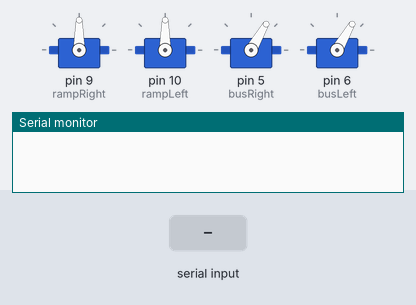
Recording of a sketch running on a simulated Arduino Uno, built with avr-gcc and run on an emulated ATmega328P. On the bench: 4 × servo, the last lines printed to the serial monitor. The inputs (shaded band) are chosen by the test bench.

Above: at 1.2 s.
1.3 s: "1\n" received over Serial
At 2.5 s:
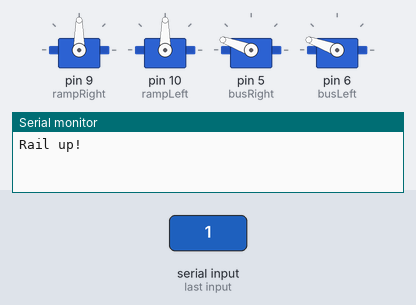
2.8 s: byte 117 ('u') received over Serial
At 4.4 s:
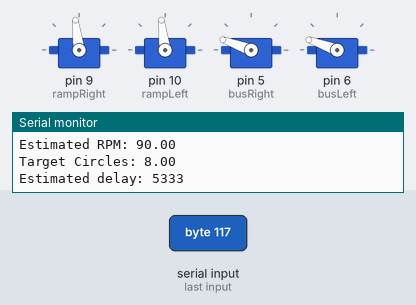
Timing chart, 0 to 5.9 s (numbered marks = the images above; inputs shaded):
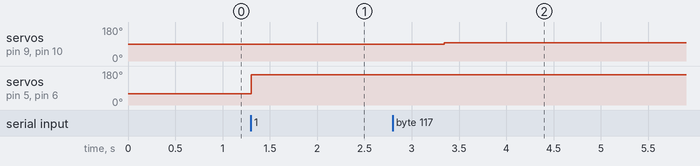

The sketch:

Bus_lifter.ino
```cpp
#include <Servo.h>
char serialData;
Servo rampRight, rampLeft, busRight, busLeft;
const int STOP_SPEED = 92;
const int CCW_SPEED = 97;
const int CW_SPEED = 87;
const float TARGET_CIRCLES = 8.0;
const float RPM = 90.0; //RPM = TARGETCIRCLES / MEASURED TIME * 60


void setup() {

  Serial.begin(9600);

  rampRight.attach(9);
  rampLeft.attach(10);
  busRight.attach(5);
  busLeft.attach(6);

  stopServoB(rampRight);
  stopServoB(rampLeft);

  busRight.write(60);
  busLeft.write(60);

}

void loop() {

  //read command
  if (Serial.available() > 0) {
    serialData = Serial.read();
    //operate command
    switch (serialData) {

    //ramp going up
      case 'u':
      rotateCircles(rampRight, rampLeft, CCW_SPEED, TARGET_CIRCLES, RPM);
      break;

      //ramp going down
      case 'd':
      rotateCircles(rampRight, rampLeft, CW_SPEED, TARGET_CIRCLES, RPM);
      break;

      //track rotating up
      case '1':
      busRight.write(160);
      busLeft.write(160);
      Serial.println("Rail up!");
      delay(2000);

      break;

      //track rotating down
      case '0':
      busRight.write(60);
      busLeft.write(60);
      Serial.println("Rail down!");
      delay(2000);
      break;

      //nothing if no command
      default:
      break;

    }
  }
}

void rotateCircles(Servo &servoName1, Servo &servoName2, int speedSignal, float circles, float rpm) {
  //check status
  if (rpm <= 0 || speedSignal == 92) {
    Serial.println("Error, rpm = 0 or no signal.");
    return;
  }

  //calculate duration time in ms
  unsigned long durationMs = (unsigned long)((circles / rpm) * 60000.0);

  //report rotating information
  Serial.print("Ramp Direction: ");
  if (speedSignal > 92) {
    Serial.println("up");
  }
  else {
    Serial.println("down");
  }
  Serial.print("Speed Signal: ");
  Serial.println(speedSignal);
  Serial.print("Estimated RPM: ");
  Serial.println(rpm);
  Serial.print("Target Circles: ");
  Serial.println(circles);
  Serial.print("Estimated delay: ");
  Serial.println(durationMs);

  //action process
  servoName1.write(speedSignal);
  servoName2.write(speedSignal);
  delay(durationMs);
  stopServoB(servoName1);
  stopServoB(servoName2);
  Serial.println("Rotation accomplished!");
  Serial.print("\n");

}

void stopServoB(Servo servopos) {
  servopos.write(STOP_SPEED);
}
```

Measured:
- after the input at 1.3 s, servo on pin 5 (busRight), servo on pin 6 (busLeft): 60° → 160° at once
- after the input at 2.8 s, servo on pin 9 (rampRight), servo on pin 10 (rampLeft): 90° → 97° after 0.54 s
